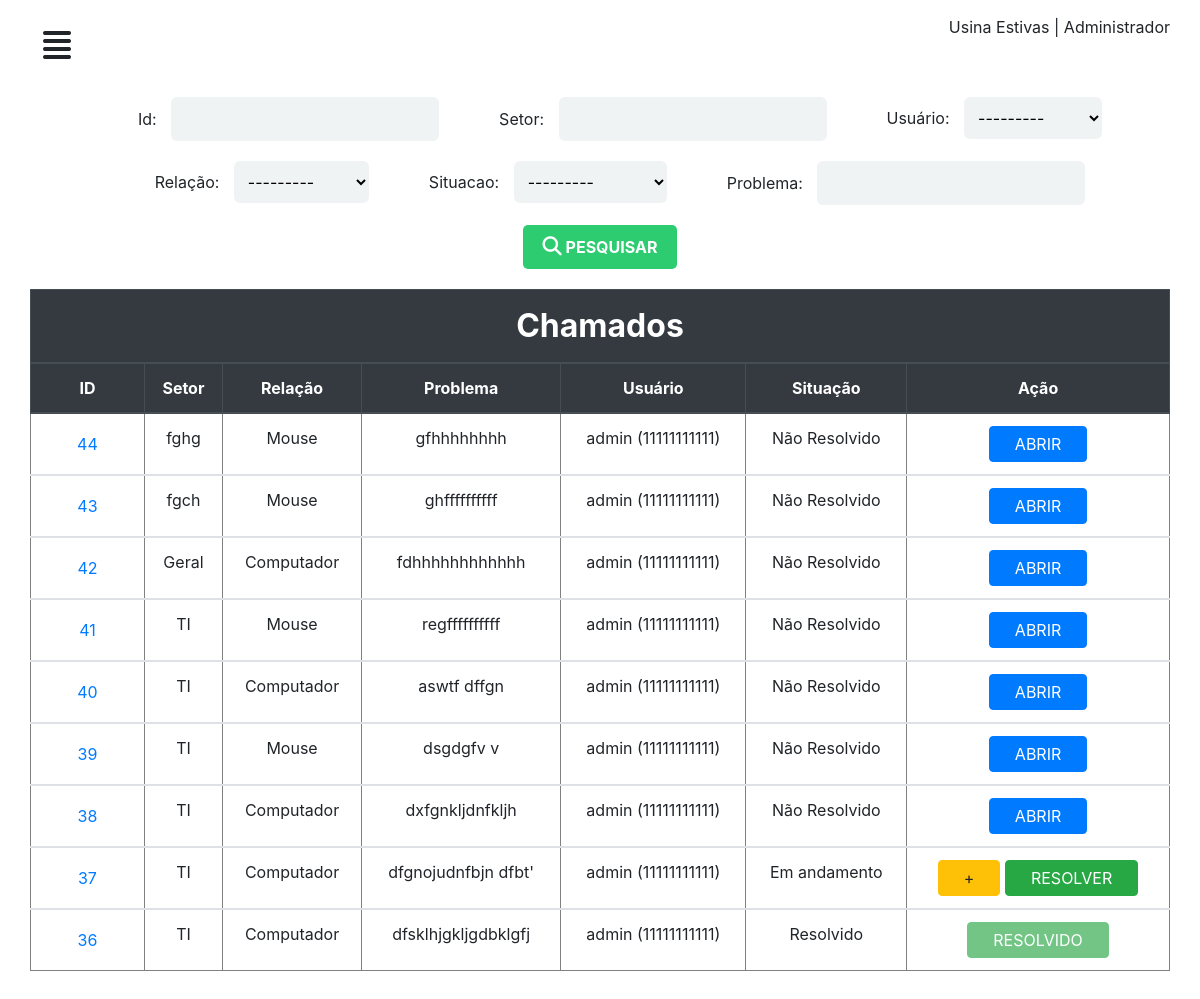
Page /perfil/chamados/ (signed in) on the committed database.
### chamados/models.py (models this page shows)
class CustomUser (AbstractUser):
	matricula = models.CharField('matricula', max_length=11)
	apelido = models.CharField('apelido', max_length=50)
	def __str__(self):
		return self.username

class ProblemaRelacionado(models.Model):
	relacao = models.CharField('problema relacionado', max_length=50)
	def __str__(self):
		return self.relacao

class Chamado(models.Model):
	setor = models.CharField('Setor', max_length=50)
	problema = models.TextField('problema')
	user = models.ForeignKey(CustomUser, on_delete=models.CASCADE)
	relacao = models.ForeignKey(ProblemaRelacionado, on_delete=models.CASCADE)
	situacao = models.ForeignKey(Situacao, on_delete=models.CASCADE, default=1)
	comentario = models.TextField('comentario', null=True)
	datahora_aberto = models.DateTimeField('datahora_aberto', null=True)
	datahora_andamento = models.DateTimeField('datahora_andamento', null=True)
	datahora_fechado = models.DateTimeField('datahora_fechado', null=True)

class Situacao(models.Model):
	situ = models.CharField('situacao', max_length=100)
	def __str__(self):
		return self.situ

### chamados/views.py (the view)
# urls.py: path('perfil/chamados/', adminchamados, name="adminchamados"),
@login_required
def adminchamados(request):
	chamado = Chamado.objects.all().order_by('-id')
	meufiltro = FiltroChamado(request.GET, queryset=chamado)
	contexto = {
	'filtro': meufiltro
	}
	return render(request, 'admin/admin-chamados.html', contexto)

### chamados/templates/admin/admin-chamados.html (shortened to what this page needs)
{% extends "dashboard/baseperfil.html" %}
{% load static %}
{% block title %}
<link rel="stylesheet" href="{% static 'css/adminchamados.css' %}">
{% endblock%}
{% block conteudo %}
<form method="get">
	<div><span>Id:</span> {{filtro.form.id}}</div>
	<div><span>Setor:</span> {{filtro.form.setor}}</div>
	<div><span>Usuário:</span> {{filtro.form.user}}</div>
	<div><span>Relação:</span> {{filtro.form.relacao}}</div>
	<div><span>Situacao:</span> {{filtro.form.situacao}}</div>
	<div><span>Problema:</span> {{filtro.form.problema}}</div>
	<div class="btnSubmit">
		<button class="btnSubmit--btn" type="submit"><i class="fas fa-search"></i> pesquisar</button>
	</div>
</form>
<div class="table-responsive">
	<table class="table" border="1">
		<thead class="thead-dark">
			<tr>
				<th class="title-table" colspan="7">Chamados</th>
			</tr>
			<tr>
				<th>ID</th>
				<th>Setor</th>
				<th>Relação</th>
				<th>Problema</th>
				<th>Usuário</th>
				<th>Situação</th>
				<th>Ação</th>
			</tr>
		</thead>
		{% for chamado in filtro.qs %}
		<tbody>
			<tr>
				<td><button type="button" class="btn btn-link" data-toggle="modal" data-target="#chamado-{{chamado.id}}">
					{{chamado.id}}
				</button></td>
				<td>{{chamado.setor}}</td>
				<td>{{chamado.relacao}}</td>
				<td>{{chamado.problema}}</td>
				<td>{{chamado.user}} ({{chamado.user.matricula}})</td>
				<td>{{chamado.situacao}}</td>
				<td>
					{% if chamado.situacao.id == 1 %}
					<a href="{% url 'resolverchamado' chamado.id %}" class="btn btn-primary">Abrir</a>
					{% elif chamado.situacao.id == 2 %}
					<a href="{% url 'comentario' chamado.id %}" class="btn btn-warning">+</a>
					<a href="{% url 'resolvidochamado' chamado.id %}" class="btn btn-success">Resolver </a>
					{% else %}
					<button class="btn btn-success" disabled="">Resolvido </button>{% endif %}</td>
			</tr>
		</tbody>
		{% empty %}
		<tr>Nada cadastrado</tr>
		{% endfor %}
	</table>
</div>
{% endblock %}

### chamados/templates/dashboard/baseperfil.html (shortened to what this page needs)
<!DOCTYPE html>
{% load static %}
<html>
<head>
	{% block title %}
	{% endblock %}
	<link rel="stylesheet" type="text/css" href="{% static 'css/geral.css' %}" />
	<link rel="stylesheet" type="text/css" href="{% static 'bootstrap/css/bootstrap.min.css' %}" />
	<link rel="stylesheet" type="text/css" href="{% static 'css/dash.css' %}" />
</head>
<body>
	<div id="wrapper">
		<div id="page-content-wrapper">
			<div class="container-fluid">
				<div class="row">
					<div class="col-lg-12">
						<a href="#" class="btn" id="menu-toggle"><i class="fas fa-align-justify"></i></a> <span class="float-right"> Usina Estivas | {{user.apelido}}</span>
					</div>
				</div>
				{% block conteudo %}
				{% endblock %}
			</div>
		</div>
	</div>
</body>
</html>

### chamados/static/css/adminchamados.css (style rules this page uses)
form { display: flex; justify-content: center; flex-wrap: wrap; margin: 10px 0px; }
form div { margin: 10px; padding: 0; }
form input, select { border-radius: 6px; border: none; outline: none; padding: 10px 10px; background: #f0f3f4; }
form span { margin: 0 10px 0 40px; }
form .btnSubmit { display: flex; align-items: center; }
form .btnSubmit .btnSubmit--btn { outline: 0; border: 0; background: #2ecc71; padding: 10px 20px; border-radius: 5px; color: #FFF; font-weight: bold; text-transform: uppercase; }
form .btnSubmit .btnSubmit--btn i { font-size: 1.2em; }
table tr th, td { text-align: center; }
table .title-table { font-size: 2em; }
table .btn { text-transform: uppercase; padding: 5px 25px; }

### chamados/static/css/dash.css (style rules this page uses)
#page-content-wrapper { width: 100%; position: absolute; padding:15px; transition:all .5s; }
#menu-toggle { transition:all .3s; font-size:2em; }

### chamados/templates/admin/admin-chamados.html (style rules this page uses)
td, th { max-width: 27ch; overflow: hidden; text-overflow: ellipsis; white-space: nowrap; }

### rows in the picture
CustomUser: apelido "Administrador"
ProblemaRelacionado: relacao "---------"
Chamado: id "44", setor "fghg", relacao "Mouse", problema "gfhhhhhhhh", user "admin", user.matricula "11111111111", situacao "Não Resolvido", shows "ABRIR"
Chamado: id "43", setor "fgch", relacao "Mouse", problema "ghffffffffff", user "admin", user.matricula "11111111111", situacao "Não Resolvido", shows "ABRIR"
Chamado: id "42", setor "Geral", relacao "Computador", problema "fdhhhhhhhhhhhh", user "admin", user.matricula "11111111111", situacao "Não Resolvido", shows "ABRIR"
Chamado: id "41", setor "TI", relacao "Mouse", problema "regffffffffff", user "admin", user.matricula "11111111111", situacao "Não Resolvido", shows "ABRIR"
Chamado: id "40", setor "TI", relacao "Computador", problema "aswtf dffgn", user "admin", user.matricula "11111111111", situacao "Não Resolvido", shows "ABRIR"
Chamado: id "39", setor "TI", relacao "Mouse", problema "dsgdgfv v", user "admin", user.matricula "11111111111", situacao "Não Resolvido", shows "ABRIR"
Chamado: id "38", setor "TI", relacao "Computador", problema "dxfgnkljdnfkljh", user "admin", user.matricula "11111111111", situacao "Não Resolvido", shows "ABRIR"
Chamado: id "37", setor "TI", relacao "Computador", problema "dfgnojudnfbjn dfbt'", user "admin", user.matricula "11111111111", situacao "Em andamento", shows "RESOLVER"
Chamado: id "36", setor "TI", relacao "Computador", problema "dfsklhjgkljgdbklgfj", user "admin", user.matricula "11111111111", situacao "Resolvido", shows "RESOLVIDO"
